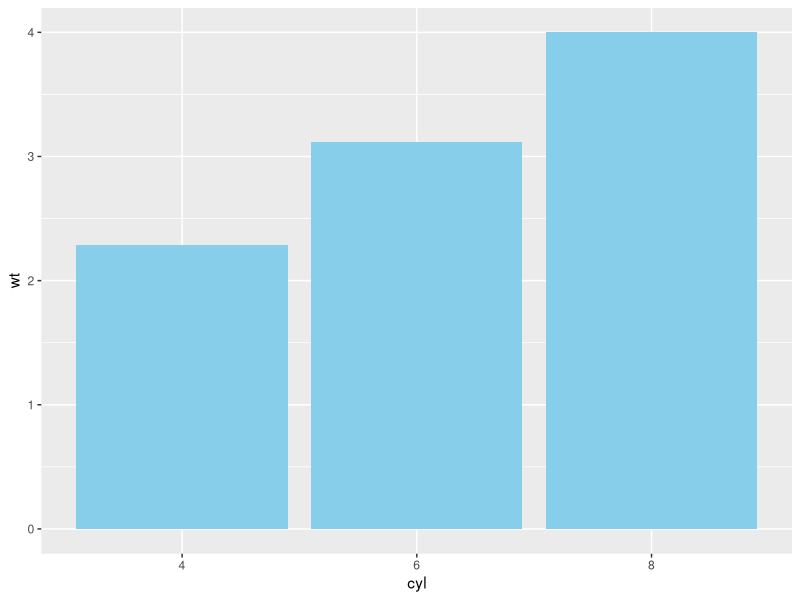
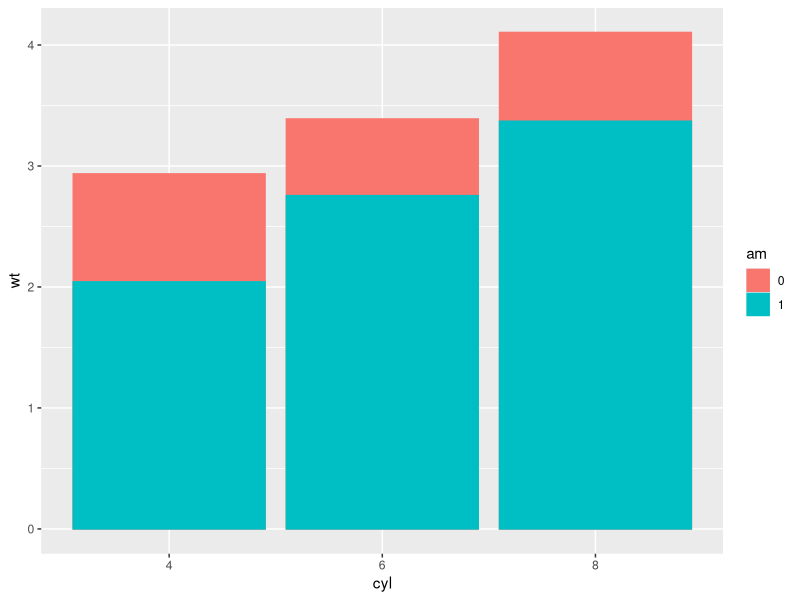
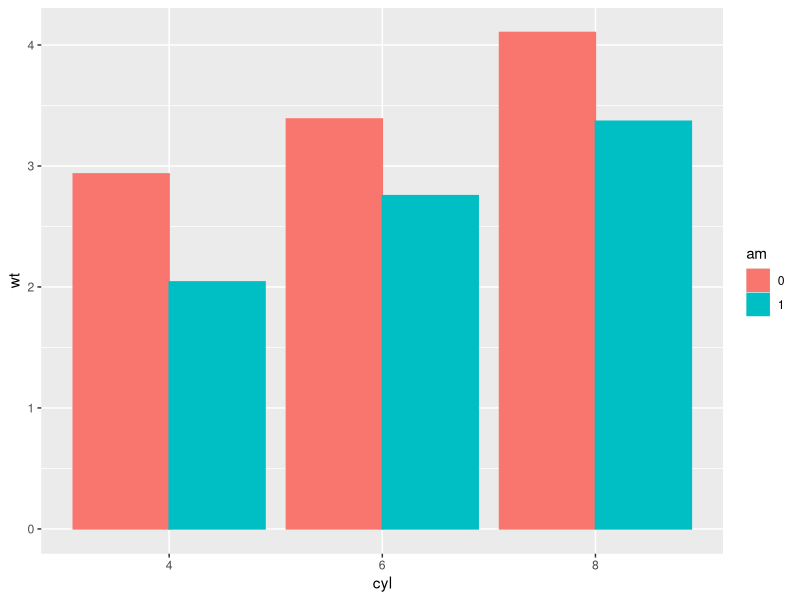
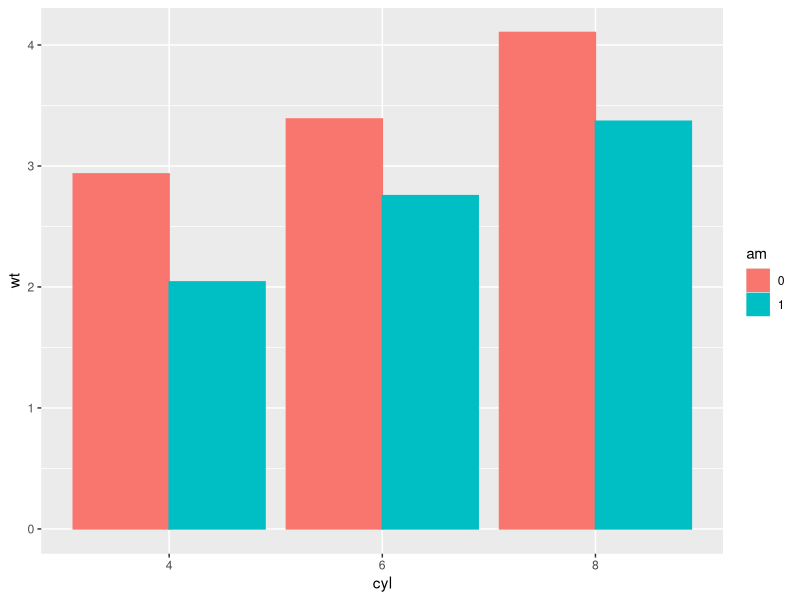
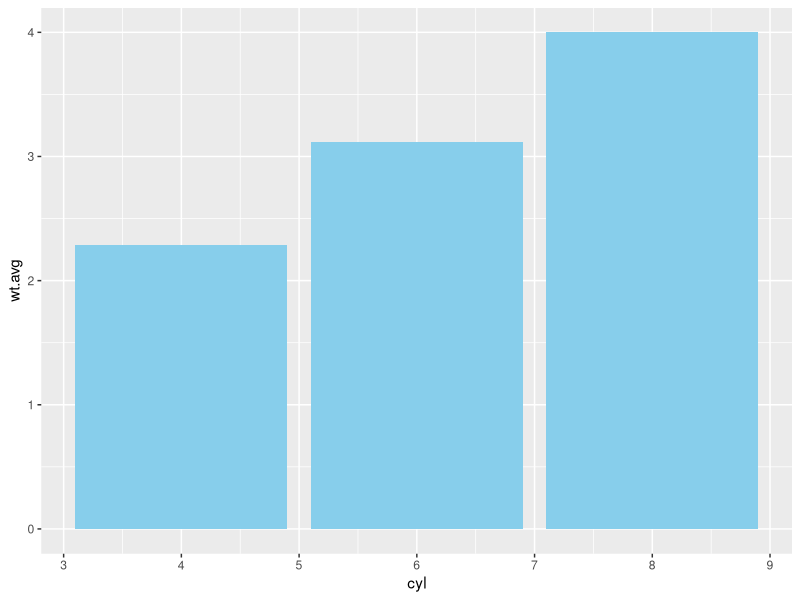
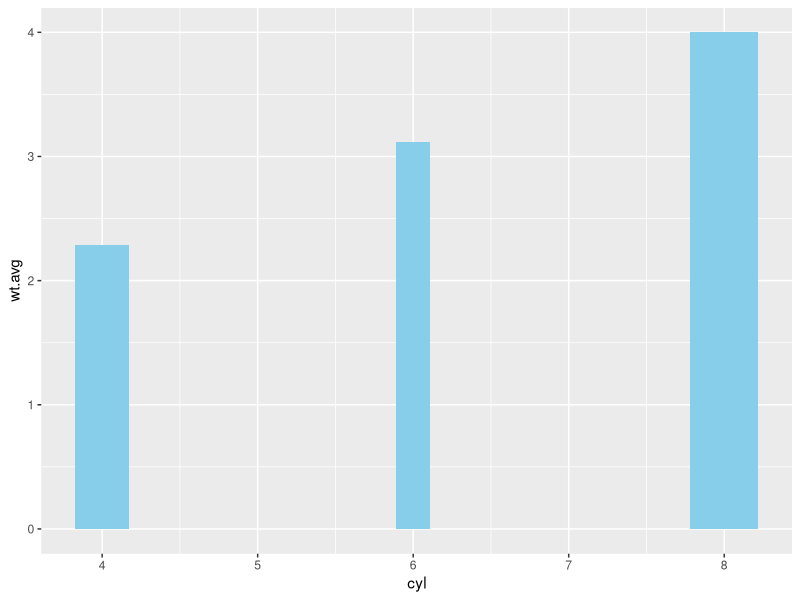
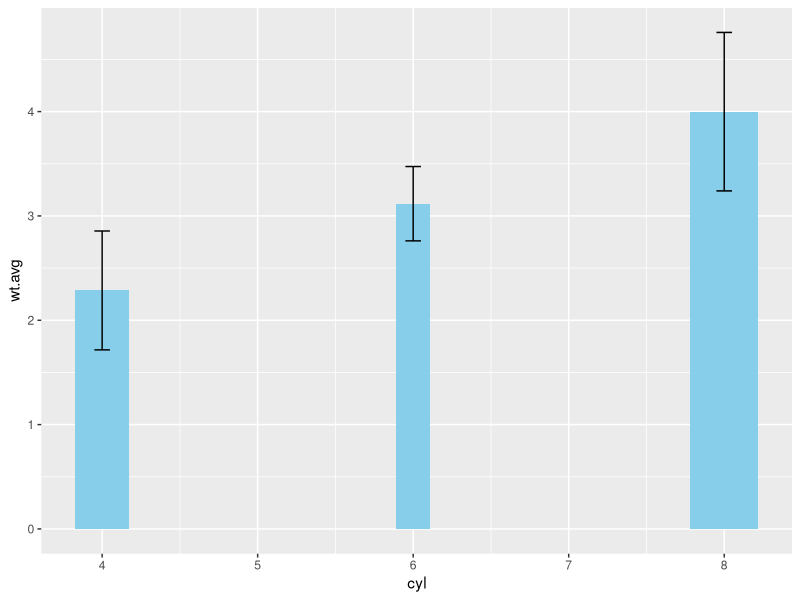

The R script that drew these images, in order:
## ---- chunk 1
library(ggplot2)
## ---- chunk 2
mtcars$cyl <- as.factor(mtcars$cyl) 
## ---- chunk 3
mtcars$am <- as.factor(mtcars$am)
## ---- chunk 4
m <- ggplot(mtcars, aes(x = cyl, y = wt))
## ---- chunk 5
m +
  stat_summary(fun.y = mean, geom = "bar", fill = "skyblue") +
  stat_summary(fun.data = mean_sdl, fun.args = list(mult = 1), geom = "errorbar", width = 0.1)
## ---- chunk 6
m <- ggplot(mtcars, aes(x = cyl,y = wt, col = am, fill = am))
## ---- chunk 7
m +
  stat_summary(fun.y = mean, geom = "bar") +
  stat_summary(fun.data = mean_sdl, fun.args = list(mult = 1), geom = "errorbar", width = 0.1)
## ---- chunk 8
m +
  stat_summary(fun.y = mean, geom = "bar", position = "dodge") +
  stat_summary(fun.data = mean_sdl, fun.args = list(mult = 1), 
               geom = "errorbar", width = 0.1, position = "dodge")
## ---- chunk 9
posn.d <- position_dodge(0.9)
## ---- chunk 10
m +
  stat_summary(fun.y = mean, geom = "bar", position = posn.d) +
  stat_summary(fun.data = mean_sdl, fun.args = list(mult = 1), geom = "errorbar", width = 0.1, position = posn.d)
## ---- chunk 11
library(readr)
## ---- chunk 12
mtcars.cyl <- read_delim("../mtcars_cyl.txt", delim = "/")
## ---- chunk 13
m <- ggplot(mtcars.cyl, aes(x = cyl, y = wt.avg))
## ---- chunk 14
m + geom_bar(stat = "identity", fill = "skyblue")
## ---- chunk 15
m + geom_bar(aes(width = prop), stat = "identity", fill = "skyblue")
## ---- chunk 16
m + geom_bar(aes(width = prop), stat = "identity", fill = "skyblue") +  
  geom_errorbar(aes(ymin  =wt.avg - sd, ymax = wt.avg + sd), width = 0.1)
